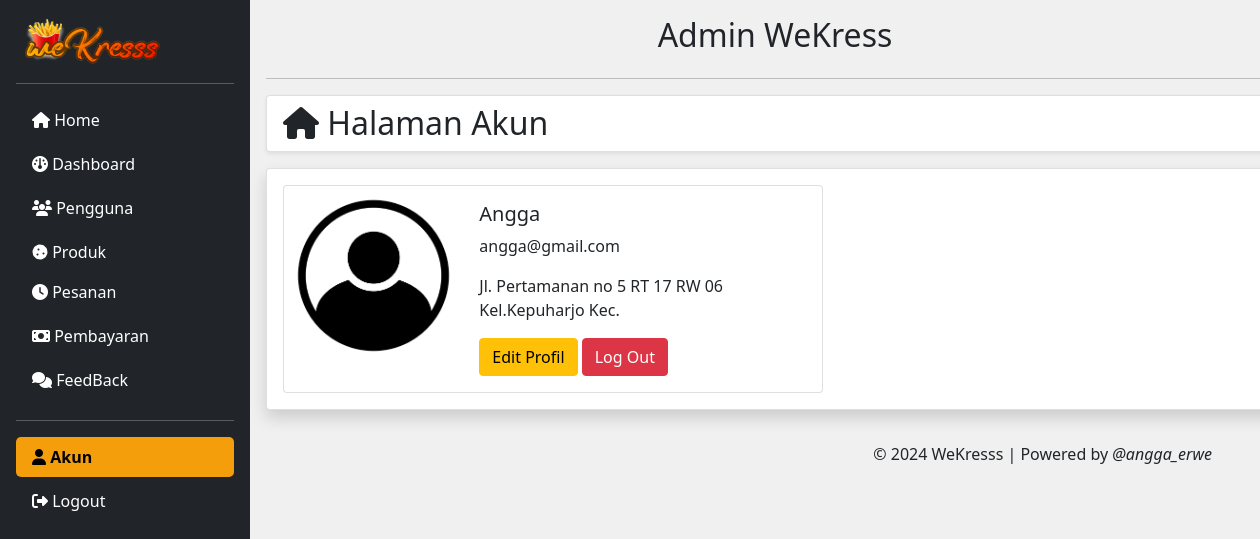
The app's page /Admin/account.php (signed in) with its own data.
### tables this page shows
CREATE TABLE `user` (
  `id_user` int(11) NOT NULL,
  `gambar` varchar(255) DEFAULT NULL,
  `nama` varchar(50) NOT NULL,
  `alamat` varchar(50) NOT NULL,
  `email` varchar(50) NOT NULL,
  `password` varchar(50) NOT NULL,
  `role` varchar(255) DEFAULT NULL
);

### Admin/account.php (the view, shortened to what this page needs)
<?php include 'session.php' ?>
<!doctype html>
<html lang="en">
  <head>
    <link href="https://cdn.jsdelivr.net/npm/bootstrap@5.0.2/dist/css/bootstrap.min.css" rel="stylesheet">
    <link rel="stylesheet" href="https://cdnjs.cloudflare.com/ajax/libs/font-awesome/6.6.0/css/all.min.css" />
  </head>
  <body>
    <div class="d-flex">
        <div class="d-flex col-md-2 flex-column flex-shrink-0 p-3 text-white bg-dark" id="sidebar">
              <span class="fs-4"><img src="../images/wekress.png" width="150" ></span>
            <?php include 'sidebar.php' ?>
          </div>
          <?php
    $user_id = $_SESSION['admin_id'];
    $fetch = null;
    $select = mysqli_query($koneksi, "SELECT * FROM user WHERE id_user = '$user_id'");
    if ($select && mysqli_num_rows($select) > 0) {
        $fetch = mysqli_fetch_assoc($select);
    } else {
        echo "Data user tidak ditemukan. Pastikan Anda sudah login dengan benar.";
        exit();
    }
      ?>
          <div class="d-flex col-md-10 flex-column flex-shrin-0 p-3" id="content">
                <h2 class="text-center">Admin WeKress</h2>
            <hr>
            <div class="card mb-3 shadow-sm">
                <h2 class="ms-3 my-2"><i class="fa-solid fa-house"></i> Halaman Akun</h2>
            </div>
            <div class="card shadow box-area">
            <div class="card my-3 ms-3" style="max-width: 540px;">
              <div class="row g-0">
                <div class="col-md-4">
                <img src="../Database/user/<?php echo $fetch['gambar'] ?? 'default_profile.png'; ?>" class="card-img-top rounded-circle" alt="User Image">
                </div>
                <div class="col-md-8">
                  <div class="card-body">
                  <?php if ($fetch): ?>
                <h5><?php echo $fetch['nama']; ?></h5>
                <p><?php echo $fetch['email']; ?></p>
                <p><?php echo $fetch['alamat']; ?></p>
                <a href="account_edit.php" class="btn btn-warning" title="Edit Profil">Edit Profil</a>
                <a href="#" class="btn btn-danger delete-button" data-url="../source/proses_logout.php" title="Log Out">Log Out</a>
            <?php else: ?>
                <p>Data user tidak ditemukan. Pastikan Anda sudah login dengan benar.</p>
            <?php endif; ?>
                  </div>
                </div>
              </div>
            </div>
            </div>
          </div>
    </div>
    <div class="text-end me-5 py-3">
            <p>&copy; 2024 WeKresss | Powered by <i>@angga_erwe</i></p>
          </div>
  </body>
</html>

### Admin/account.php (style rules this page uses)
body { background: #f0f0f0; }

### Admin/sidebar.php (style rules this page uses)
body { background: #f0f0f0; }
#sidebar { position: fixed; min-width: 250px; max-width: 250px; height: 100vh; background-color: #343a40; color: white; transition: margin 0.3s; }
#content { margin-left: 250px; padding: 20px; }

### records on screen
user: nama "Angga", email "angga@gmail.com", alamat "Jl. Pertamanan no 5 RT 17 RW 06 Kel.Kepuharjo Kec."
